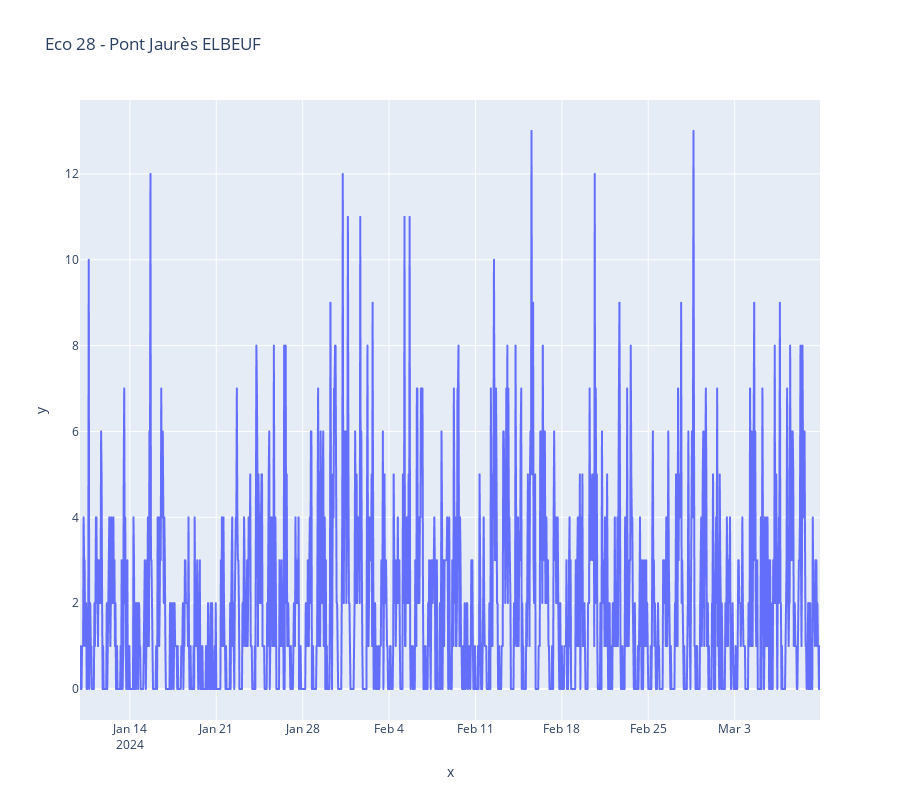

The cell this chart's notebook holds for it:
### Code cell
widgets.interact(plot,name=df['name'].unique())

### Figure 1 — Plotly figure (JSON) as saved in the notebook; plotly's stock layout.template omitted (floating-point values rounded to 4 significant figures; data arrays with more than 128 entries replaced by an {"elided": "..."} marker saying what was removed)
{"data": [{"hovertemplate": "x=%{x}<br>y=%{y}<extra></extra>", "legendgroup": "", "line": {"color": "#636efa", "dash": "solid"}, "marker": {"symbol": "circle"}, "mode": "lines", "name": "", "showlegend": false, "type": "scattergl", "x": {"elided": "1440 str values"}, "xaxis": "x", "y": {"elided": "1440 int values"}, "yaxis": "y"}], "layout": {"height": 800, "legend": {"tracegroupgap": 0}, "title": {"text": "Eco 28 - Pont Jaurès ELBEUF"}, "xaxis": {"anchor": "y", "domain": [0, 1], "title": {"text": "x"}}, "yaxis": {"anchor": "x", "domain": [0, 1], "title": {"text": "y"}}}}
